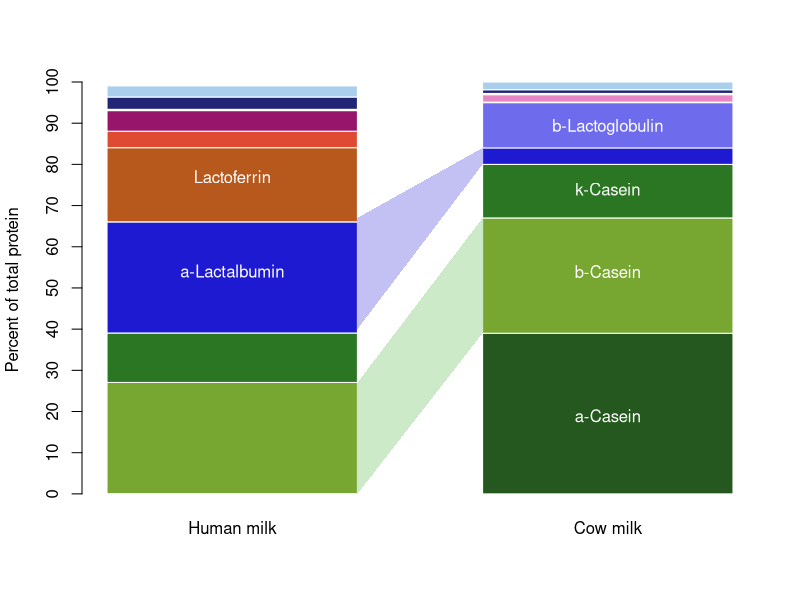
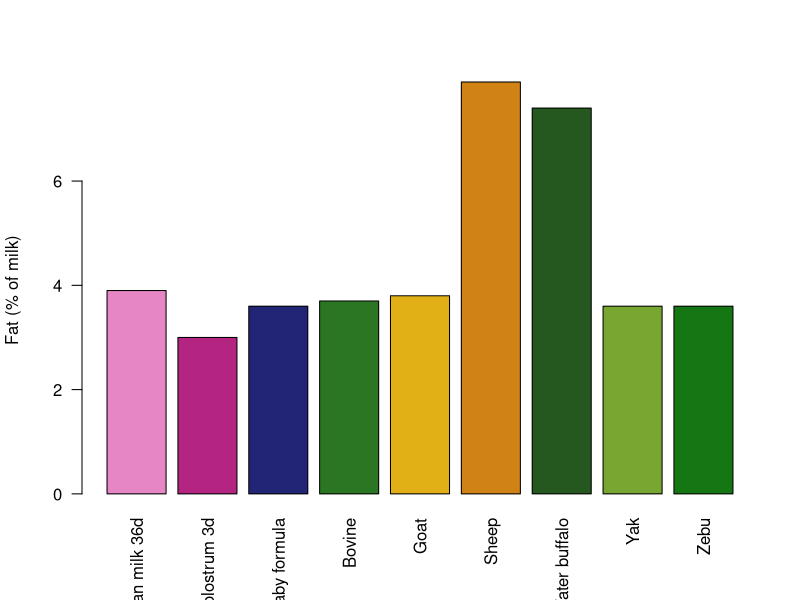
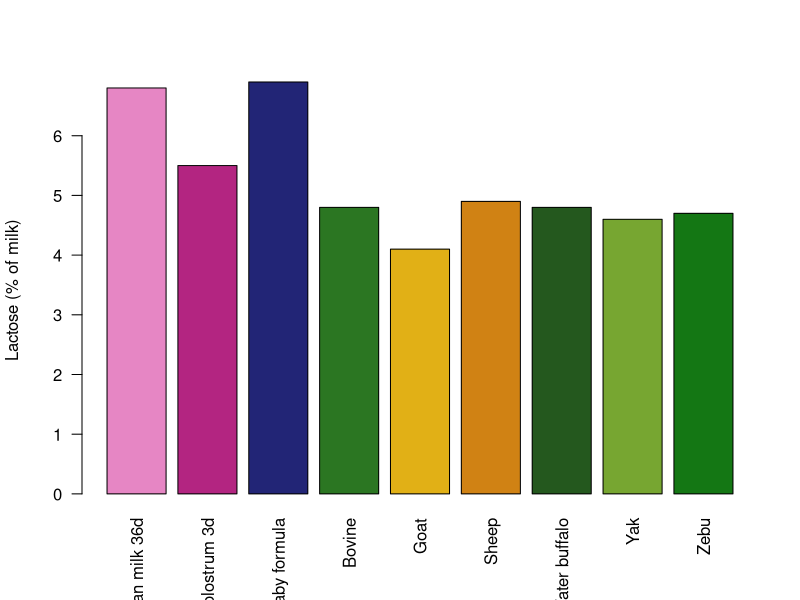
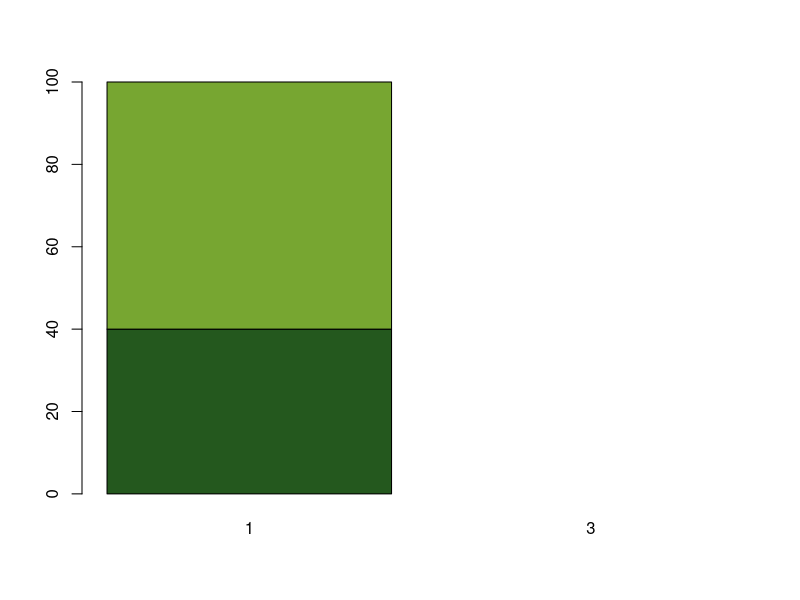
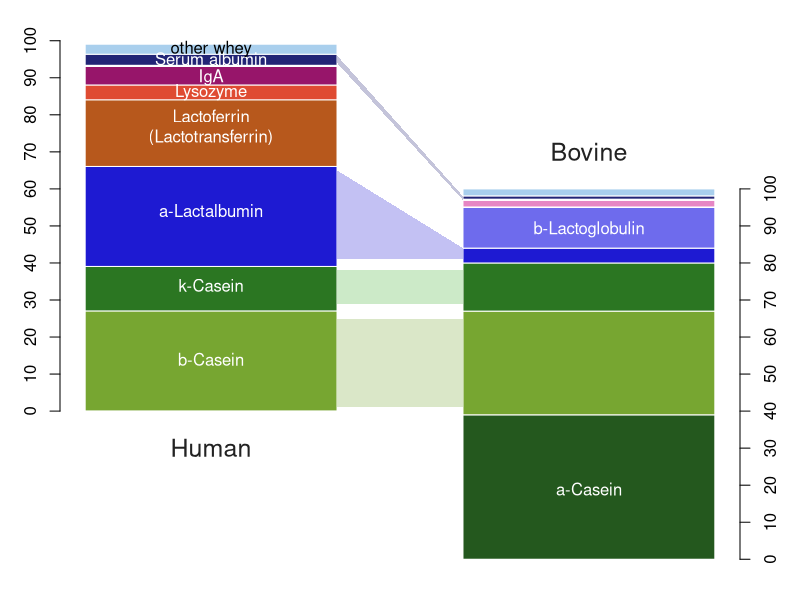
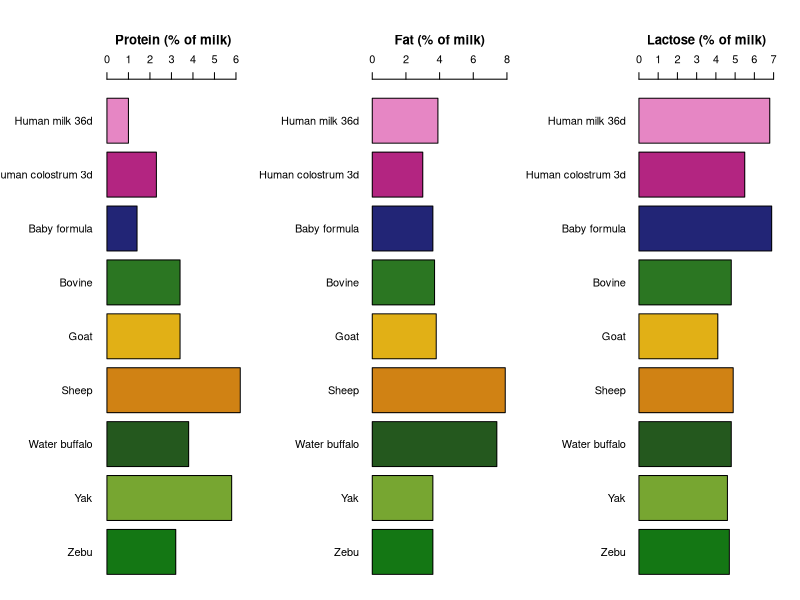
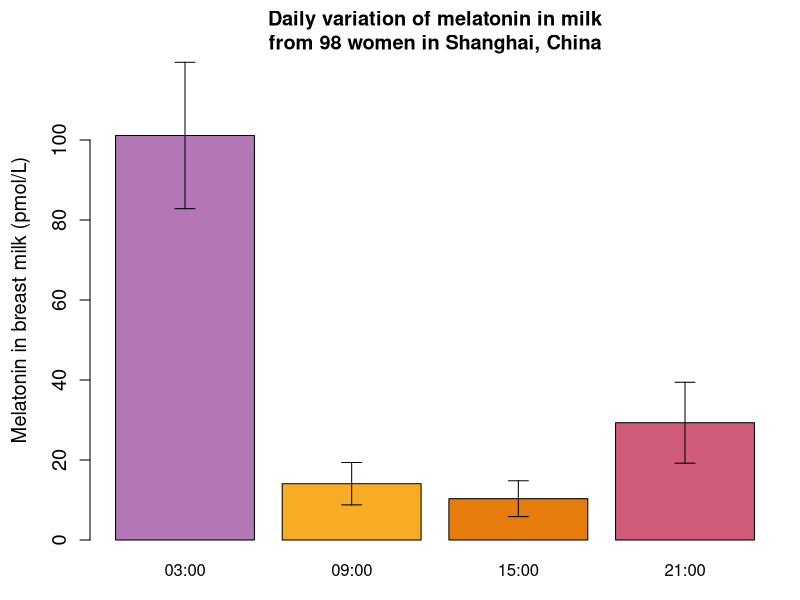
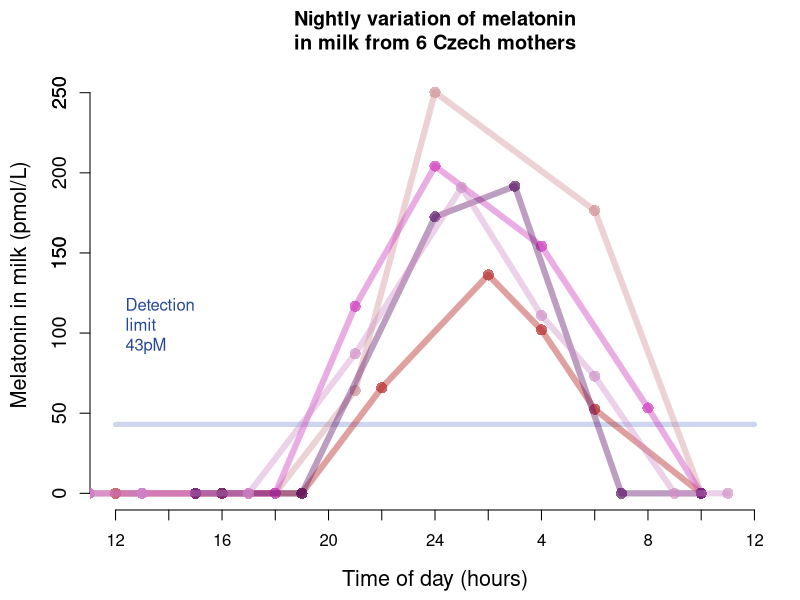

R code for these plots, in order:
# analysis of milk protein composition

# data from
# Jensen et al (1990) Lipids of Bovine and Human Milks: A Comparison. J Dairy Sci 73:223-240. REVIEW
# https://pubmed.ncbi.nlm.nih.gov/2184172/

# Pereira et al (2013) Composition of breast milk of lactating adolescents in function of time of lactation
# https://pubmed.ncbi.nlm.nih.gov/24506376/

# Andreas et al (2015) Human breast milk: A review on its composition and bioactivity. REVIEW
# https://pubmed.ncbi.nlm.nih.gov/26375355/

# Rio-Aige et al (2023) Breast milk immune composition varies during the transition stage of lactation: characterization of immunotypes in the MAMI cohort
# https://pmc.ncbi.nlm.nih.gov/articles/PMC10702228/

# Karcz et Krolak-Olejnik (2021) Vegan or vegetarian diet and breast milk composition - a systematic review
# https://pubmed.ncbi.nlm.nih.gov/32319307/

# Martin et al (2016) Review of Infant Feeding: Key Features of Breast Milk and Infant Formula
# https://pmc.ncbi.nlm.nih.gov/articles/PMC4882692/

milk_data_text = "Milk	Protein_pct	Casein_pct_of_protein	a-casein	b-casein	k-casein	Whey_pct_of_protein	a-Lactalbumin	b-Lactoglobulin	Lactotransferrin	Lysozyme	IgA	IgG	IgM	Serum_albumin	Fat	Lactose	Total_solids	Ash	Kilocalories
Human milk 36d	1.0	40	0.06	27	12	60	27	0	18	4	5	0.1	0.2	3	3.9	6.8	12.1	0.2	72
Human colostrum 3d	2.3	NA	NA	NA	NA	NA	NA	NA	NA	NA	NA	NA	NA	NA	3	5.5	NA	NA	58
Baby formula	1.4	NA	NA	NA	NA	NA	NA	NA	NA	NA	NA	NA	NA	NA	3.6	6.9	NA	NA	66
Bovine	3.4	80	39	28	13	20	4	11	0.01	0.01	0.1	1.8	0.3	0.9	3.7	4.8	12.7	0.7	75
Goat	3.4	NA	NA	NA	NA	NA	NA	NA	NA	NA	NA	NA	NA	NA	3.8	4.1	NA	NA	NA
Sheep	6.2	NA	NA	NA	NA	NA	NA	NA	NA	NA	NA	NA	NA	NA	7.9	4.9	NA	NA	NA
Water buffalo	3.8	NA	NA	NA	NA	NA	NA	NA	NA	NA	NA	NA	NA	NA	7.4	4.8	NA	NA	NA
Yak	5.8	NA	NA	NA	NA	NA	NA	NA	NA	NA	NA	NA	NA	NA	3.6	4.6	NA	NA	NA
Zebu	3.2	NA	NA	NA	NA	NA	NA	NA	NA	NA	NA	NA	NA	NA	3.6	4.7	NA	NA	NA"


milk_data = read.table( text=milk_data_text, header=TRUE, sep="\t")
#milk_data.m = matrix(unlist(strsplit(milk_data_text, "\t|\n")),ncol = 17, byrow=TRUE)
#milk_data = as.data.frame( milk_data.m[-1,], col.names = milk_data.m[1,] )
human_v_cow_only = milk_data[c(1,4),]

names(milk_data)

proteins_only = cbind( human_v_cow_only[,c(4,5,6)], 
                       human_v_cow_only[,c(8:15)],
                       other_whey=human_v_cow_only$Whey_pct_of_protein - rowSums(human_v_cow_only[,c(8:15)]) )

#  [1] "Milk"                  "Protein_pct"           "Casein_pct_of_protein" "a.casein"              "b.casein"             
#  [6] "k.casein"              "Whey_pct_of_protein"   "a.Lactalbumin"         "b.Lactoglobulin"       "Lactotransferrin"     
# [11] "Lysozyme"              "IgA"                   "IgG"                   "IgM"                   "Serum_albumin"

prot_type_colors = c( "#24581eff", "#77a631ff", "#2b7622ff", #"#bbeb9fff", 
                      "#1e1ad2ff", "#6e6bedff",
                      "#b7581cff", "#df4b32ff", "#97156aff", "#e686c4ff", "#f9d3ecff", "#222576ff", "#a9cfedff" )
b = barplot( t(as.matrix( proteins_only )) , names.arg=c("Human milk", "Cow milk") , 
         ylab="Percent of total protein", col=prot_type_colors , border = "white",
         space = 0.5 , axes=FALSE )
axis(2, at=seq(0,100,10))
text( c(b[2],b[2],b[2],b[1],b[1],b[2]) , c(19,54,74,54,77,89), 
      c("a-Casein","b-Casein","k-Casein","a-Lactalbumin", "Lactoferrin","b-Lactoglobulin"), col="white")
polygon( x=c(1.5,2,2,1.5), y=c(0,39,67,27), border = NA, col="#40b03344" )
polygon( x=c(1.5,2,2,1.5), y=c(40,80,84,67), border = NA, col="#1e1ad244" )

y1 = c(0,cumsum(as.numeric(proteins_only[1,])))
y2 = c(0,cumsum(as.numeric(proteins_only[2,])))
pdf(file="~/git/misc-analyses/milk_composition/images/milk_protein_comparison_v1.pdf", height=8, width=6, title="Protein composition of human and bovine milks")
#png(file="~/git/misc-analyses/milk_composition/images/milk_protein_comparison_v1.png", height=720, width=540, res = 90 )
par(mar=c(1,3,1,3))
plot(0,0,type='n', xlim=c(0,5), ylim=c(0,140), axes=FALSE , xlab="", ylab="")
rect(rep(0,length(prot_type_colors)), y1[1:12]+40, rep(2,length(prot_type_colors)), y1[2:13]+40, 
     col=prot_type_colors, border = "white" )
rect(rep(3,length(prot_type_colors)), y2[1:12], rep(5,length(prot_type_colors)), y2[2:13] , 
     col=prot_type_colors, border = "white" )
polygon( x=c(2,3,3,2), y=c(1+40,41,65,25+40), border = NA, col="#77a63144" )
polygon( x=c(2,3,3,2), y=c(29+40,69,78,38+40), border = NA, col="#40b03344" )
polygon( x=c(2,3,3,2), y=c(41+40,81,84,65+40), border = NA, col="#1e1ad244" )
polygon( x=c(2,3,3,2), y=c(94+40,97,98,96+40), border = NA, col="#22257644" )
text( c(4,1,1,1,1,4,1,1,1) , c(19,54,74,54+40,77+40,89,86+40,90+40,95+40), 
      c("a-Casein","b-Casein","k-Casein",
        "a-Lactalbumin", "Lactoferrin\n(Lactotransferrin)","b-Lactoglobulin",
        "Lysozyme", "IgA", "Serum albumin"), col="white")
text( c(1) , c(97.7+40), 
      c("other whey"), col="black")
axis(2, at=seq(40,140,10), labels=seq(0,100,10) )
axis(4, at=seq(0,100,10), labels=seq(0,100,10) )
text( c(1,4) , c(30,110), c("Human", "Bovine"), col="#222222", cex=1.5)
dev.off()






milk_type_colors = c( "#e686c4ff", "#b32581ff", "#222576ff",
                      "#2b7622ff","#e1b016ff","#d08214ff", "#24581eff","#77a631ff","#147714ff")
pdf(file="~/git/misc-analyses/milk_composition/images/milk_composition_comparison_v1.pdf", width=10, height=3, title="Bulk composition of human and other milks")
par(mfrow=c(1,3), mar=c(0.5,8,6,2))
barplot( rev(milk_data$Protein_pct) , main="Protein (% of milk)", horiz=TRUE, 
         names.arg = rev(milk_data$Milk), las=2, col= rev(milk_type_colors), axes=FALSE )
axis(3)
barplot( rev(milk_data$Fat) , main="Fat (% of milk)", horiz=TRUE, xlim=c(0,8),
         names.arg = rev(milk_data$Milk), las=2, col= rev(milk_type_colors), axes=FALSE )
axis(3)
barplot( rev(milk_data$Lactose) , main="Lactose (% of milk)", horiz=TRUE, xlim=c(0,7),
         names.arg = rev(milk_data$Milk), las=2, col= rev(milk_type_colors), axes=FALSE )
axis(3)
dev.off()

barplot( milk_data$Fat , ylab="Fat (% of milk)", 
         names.arg = milk_data$Milk, las=2, col=milk_type_colors )
barplot( milk_data$Lactose , ylab="Lactose (% of milk)", 
         names.arg = milk_data$Milk, las=2, col=milk_type_colors )
barplot( t(as.matrix(milk_data[c(1,3),c(3,7)] )) , col=prot_type_colors  )


################################################################################
################################################################################



# Qin et al 2019 Variations in melatonin levels in preterm and term human breast milk during the first month after delivery
# https://pmc.ncbi.nlm.nih.gov/articles/PMC6884443/
qin2019_data_text = "Time_point	Breast_milk_pg_mL	Breast_milk_pg_mL_var
03:00	23.49	4.25
09:00	3.27	1.23
15:00	2.40	1.04
21:00	6.81	2.35"
qin2019_data = read.table(text=qin2019_data_text, header=TRUE, sep="\t")


#pdf(file="~/git/misc-analyses/milk_composition/images/qin2019_melatonin_in_milk.pdf", width=4, height=4, title="Melatonin in breast milk")
png(file="~/git/misc-analyses/milk_composition/images/qin2019_melatonin_in_milk.png", width=360, height=360, res=90 )
par(mar=c(3,4.5,3,1))
b = barplot(qin2019_data$Breast_milk_pg_mL* 1000 / 232.281, ylim=c(0,120), axes=FALSE,
        names.arg=qin2019_data$Time_point , ylab="Melatonin in breast milk (pmol/L)", 
        main="Daily variation of melatonin in milk\nfrom 98 women in Shanghai, China", 
        col=c("#b376b6ff", "#f6ac24ff", "#e57c0cff", "#d05c7aff" ), cex.lab=1.2)
axis(2,at=seq(0,100,20), cex.axis=1.2)
#points(b, qin2019_data$Breast_milk_pg_mL* 1000 / 232.281, lwd=2, pch=1)
arrows(x0 = b, y0 = qin2019_data$Breast_milk_pg_mL* 1000 / 232.281, lwd=1, length = 0.1,
       x1 = b, y1=qin2019_data$Breast_milk_pg_mL* 1000 / 232.281+qin2019_data$Breast_milk_pg_mL_var* 1000 / 232.281, angle = 90)
arrows(x0 = b, y0 = qin2019_data$Breast_milk_pg_mL* 1000 / 232.281, lwd=1, length = 0.1,
       x1 = b, y1=qin2019_data$Breast_milk_pg_mL* 1000 / 232.281-qin2019_data$Breast_milk_pg_mL_var* 1000 / 232.281, angle = 90)
dev.off()

qin2019_data$Breast_milk_pg_mL * 1000 / 232.281 # =pM
# 23pg/mL = 23ng/L / 232g/mol = 0.101nM = 101pM
# this is 1000x lower than the 100nM concentrations used by:
# Honorio-Franca 2013 Human colostrum melatonin exhibits a day-night variation and modulates the activity of colostral phagocytes
# https://doi.org/10.2478/v10136-012-0039-2
# "were incubated with with 10 ul of Phorbol Myristate Acetate (PMA final concentration at 10 –7M) or 
# ...50 ul of melatonifinal concentration at 10-7M"


# Illnerova (1993) Melatonin rhythm in human milk. J Clin Endocrinol Metab
# https://pubmed.ncbi.nlm.nih.gov/8370707/
# https://doi.org/10.1210/jcem.77.3.8370707
illnerova_summary_text = "Melatonin_Source	Day_less_than_43_pM	Night_pM	Night_var_pM
Serum	0	280	34
Milk	0	99	26"
illnerova_summary = read.table(text=illnerova_summary_text, header=TRUE, sep="\t")

illnerova_data_text = "time_hrs	mother_A_milk_pM	mother_B_milk_pM	mother_C_milk_pM	mother_D_milk_pM	mother_E_milk_pM	mother_F_milk_pM
11	NA	3.9	4.2	NA	6.3	NA
12	6.4	NA	NA	NA	NA	NA
13	NA	NA	5.0	NA	6.3	8.4
15	NA	3.9	4.2	7.5	NA	NA
16	4.7	NA	NA	5.0	NA	NA
17	NA	NA	4.2	NA	8.0	9.2
18	NA	3.9	5.0	NA	NA	NA
19	5.6	NA	NA	6.7	NA	8.4
21	NA	64.2	116.7	NA	87.1	NA
22	65.9	NA	NA	NA	NA	NA
24	NA	250.3	204.2	172.5		94.8
25	NA	NA	NA	NA	190.9	NA
26	136.3	NA	NA	NA	NA	NA
27	NA	NA	NA	191.7	NA	NA
28	102.0	NA	154.2		111.0	NA
29	NA	NA	NA	NA	NA	121.7
30	52.5	176.5	NA	NA	73.1	NA
31	NA	NA	NA	5.8	NA	NA
32	NA	NA	53.3		NA	8.4
33	NA	NA	NA	NA	7.1	NA
34	3.1	2.2	5.0	5.0	NA	NA
35	NA	NA	NA	NA	7.1	7.6"
illnerova_data = read.table(text=illnerova_data_text, header=TRUE, sep="\t")
mother_color_set = c("#540005ff", "#b5272fff", "#cf8f93ff", "#cc32baff", "#580e62ff", "#cf8fc6ff")


#pdf(file="~/git/misc-analyses/milk_composition/images/illnerova1993_melatonin_in_milk.pdf", width=4, height=4, title="Data from Illnerova et al 1993")
png(file="~/git/misc-analyses/milk_composition/images/illnerova1993_melatonin_in_milk.png", width=360, height=360, res=90)
par(mar=c(4.5,4.5,3,1))
plot(illnerova_data$time_hrs, illnerova_data$mother_B_milk_pM , type='n', 
     axes=FALSE, xlim=c(12,36), ylim=c(0,260), main="Nightly variation of melatonin\nin milk from 6 Czech mothers",
     xlab="Time of day (hours)", ylab="Melatonin in milk (pmol/L)", cex.lab=1.3 )
axis(1, at=seq(12,36,2), labels=NA)
axis(1, at=seq(12,36,4), labels=c(12,16,20,24,4,8,12), tick = FALSE)
axis(2, cex.axis=1.2 )
axis(2, at=c(150,250), tick=FALSE, cex.axis=1.2 )
segments(12,43,36,43,col="#4567c044", lwd=5)
text(12,100,"Detection\nlimit\n43pM", col="#284897ff", pos=4 )
for (i in 2:7){
  milk_time = illnerova_data$time_hrs[which(!is.na(illnerova_data[,i]))]
  milk_melatonin = illnerova_data[,i][which(!is.na(illnerova_data[,i]))]
  lines(milk_time, ifelse(milk_melatonin<43,0,milk_melatonin), col=gsub("ff","66",mother_color_set[i]), lwd=6 )
  points(milk_time, ifelse(milk_melatonin<43,0,milk_melatonin), col=gsub("ff","aa",mother_color_set[i]), pch=16, cex=1.5 )
}
dev.off()

# Cubero (2005) The circadian rhythm of tryptophan in breast milk affects the rhythms of 6-sulfatoxymelatonin and sleep in newborn
# https://pubmed.ncbi.nlm.nih.gov/16380706/
# https://www.researchgate.net/publication/7390109_The_circadian_rhythm_of_tryptophan_in_breast_milk_affects_the_rhythms_of_6-sulfatoxymelatonin_and_sleep_in_newborn
cubero2006_data_text = "Time	Tryptophan_uM	Urinary_6-sulfatoxymelatonin_breast_fed_ng_mL	Urinary_6-sulfatoxymelatonin_mothers_ng_mL	Urinary_6-sulfatoxymelatonin_formula_fed_ng_mL
4	NA	NA	NA	10.39
7	83.89	12.04	6.90	7.70
8	54.63	19.90	4.83	NA
9	71.30	21.43	16.21	13.58
10	NA	22.86	49.89	NA
11	67.04	13.88	42.99	NA
12	61.85	9.80	26.44	NA
13	56.67		9.43	NA
14	NA		31.03	16.96
15	50.56	2.09	20.69	NA
16	55.37	3.27	10.00	16.42
17	52.96	NA	5.40	2.60
18	50.00	NA	0.92	6.52
19	70.00	3.83	4.25	3.82
20	71.11	2.19	3.68	NA
21	71.85	5.56	3.10	NA
22	70.37	9.03	0.80	NA
23	68.70	NA	NA	NA"
cubero2006_data = read.table(text=cubero2006_data_text, header=TRUE, sep="\t")

pdf(file="~/git/misc-analyses/milk_composition/images/cubero2006_tryptophan_in_milk.pdf", width=4, height=4, title="Tryptophan in breast milk - Data from Cubero et al 2006")
#png(file="~/git/misc-analyses/milk_composition/images/cubero2006_tryptophan_in_milk.png", width=360, height=360, res=90)
par(mar=c(4.5,4.5,3,1))
plot( cubero2006_data$Time, cubero2006_data$Tryptophan_uM , xlim=c(0,24), ylim=c(0,90),
      xlab="Time of day (hours)", ylab="Tryptophan in mother's milk (umol/L)", 
      main="Tryptophan in breast milk\nfrom 15 women in Spain",
      pch=21, cex=2, bg="#FF5F50aa" , axes=FALSE , frame.plot = TRUE, cex.lab=1.2 )
axis(1, at=c(0:24), labels=FALSE )
axis(1, at=seq(0,24,3), labels=seq(0,24,3), tick = FALSE )
axis(2, cex.axis=1.2 )
trp_fit = 67.95 + 13.12 * sin (0.26 * seq(0,24,0.1) + 0.76) # formula copied from text
lines(seq(0,24,0.1), trp_fit, col="#FF7F5066", lwd=6 )
text(2,20,"Sinsoidal fitted curve from\nCubero et al 2006", pos=4, col="#541600ff")
segments(3,30,3,80, col="#541600ff")
dev.off()

aggregate( na.omit(cubero2006_data$Urinary_6.sulfatoxymelatonin_mothers_ng_mL), by=list( morning=ifelse( cubero2006_data$Time <= 12, 1, 2 )[2:17] ), FUN=mean, na.action = na.omit )

cubero2006_data$Urinary_6.sulfatoxymelatonin_mothers_ng_mL
list( morning=ifelse( cubero2006_data$Time <= 12, 1, 2 ) )
length(ifelse( cubero2006_data$Time <= 12, 1, 2 ))


pdf(file="~/git/misc-analyses/milk_composition/images/cubero2006_melatonin_in_urine.pdf", width=4, height=4, title="Urinary 6-sulfatoxymelatonin in mothers and babies - Data from Cubero et al 2006")
#png(file="~/git/misc-analyses/milk_composition/images/cubero2006_melatonin_in_urine.png", width=360, height=360, res=90)
par(mar=c(4.5,4.5,3,1))
plot( cubero2006_data$Time, cubero2006_data$Urinary_6.sulfatoxymelatonin_mothers_ng_mL* 1000 / 328.34 , xlim=c(0,24), ylim=c(0,200),
      xlab="Time (hours)", ylab="Urinary 6-sulfatoxymelatonin (nmol/L)", 
      main="6-sulfatoxymelatonin in urine\nfrom 16 women and babies in Spain",
      pch=21, cex=3, bg="#FF7F50aa" , axes=FALSE , frame.plot = TRUE, cex.lab=1.2 )
axis(1, at=c(0:24), labels=FALSE )
axis(1, at=seq(0,24,3), labels=seq(0,24,3), tick = FALSE )
axis(2, cex.axis=1.2 )
points( cubero2006_data$Time, cubero2006_data$Urinary_6.sulfatoxymelatonin_breast_fed_ng_mL * 1000 / 328.34,
        pch=24, cex=2, bg="#8B0000aa" )
points( cubero2006_data$Time, cubero2006_data$Urinary_6.sulfatoxymelatonin_formula_fed_ng_mL* 1000 / 328.34,
        pch=24, cex=2, bg="#00008Baa" )
lines(seq(0,24,0.1), ( 11.44 + 8.97 * sin(0.26 * seq(0,24,0.1) - 0.05))* 1000 / 328.34, col="#8B000066", lwd=6 ) # formula copied from text
lines(seq(0,24,0.1), ( 9.72 + 16.44 * sin(0.26 * seq(0,24,0.1) - 1.44))* 1000 / 328.34, col="#FF7F5066", lwd=6 ) # formula copied from text
lines(seq(0,24,0.1), ( 9.82 + 8.28 * sin(0.26 * seq(0,24,0.1) - 1.52))* 1000 / 328.34, col="#00008B66", lwd=6 ) # formula copied from text
legend("topright", legend=c("Maternal", "Breast-fed", "Formula-fed"), col=c("#FF7F50aa","#8B0000aa","#00008Baa"), pch=c(16,17,17), pt.cex=2 )
dev.off()

# https://pubchem.ncbi.nlm.nih.gov/compound/6-sulfatoxymelatonin
cubero2006_data$Urinary_6.sulfatoxymelatonin_mothers_ng_mL * 1000 / 328.34


colorRampPalette("darkblue")(1)


################################################################################


# Savino 2010 Lactobacillus reuteri DSM 17938 in infantile colic: a randomized, double-blind, placebo-controlled trial
# https://pubmed.ncbi.nlm.nih.gov/20713478/
# TABLE 2 Crying Time in the L reuteri and Placebo Groups
savino2010_data_text = "day_of_study	L_reuteri_crying_min_day	L_reuteri_crying_min_day_IQR	Placebo_crying_min_day	Placebo_crying_min_day_IQR	p_value_mannwhitney
0	370	120	300	150	0.127
7	95	85	185	149	0.082
14	60	70	150	145	0.099
21	35	85	90	148	0.022"
savino2010_data = read.table(text=savino2010_data_text, header=TRUE, sep="\t")

pdf(file="~/git/misc-analyses/milk_composition/images/savino2010_probiotic_infant_colic.pdf", width=5, height=5, title="Crying Time in the L reuteri and Placebo Groups")
#png(file="~/git/misc-analyses/milk_composition/images/savino2010_probiotic_infant_colic.png", width=450, height=450, res=90)
par(mar=c(4.5,4.5,3,1))
plot( savino2010_data$day_of_study, savino2010_data$L_reuteri_crying_min_day, type="n", ylim=c(0,500),
      ylab="Crying time (minutes/day)", xlab="Day of study", main="Reduction in Crying Time\nin the L.reuteri and Placebo Groups",
      axes=FALSE , cex.lab=1.3)
axis(2)
axis(1, at=seq(0,21,7), cex.axis=1.3)
polygon( c( savino2010_data$day_of_study,rev(savino2010_data$day_of_study)),
         c(savino2010_data$L_reuteri_crying_min_day+savino2010_data$L_reuteri_crying_min_day_IQR/2,
           rev(savino2010_data$L_reuteri_crying_min_day-savino2010_data$L_reuteri_crying_min_day_IQR/2) ),
         col="#FF5F5088", border = NA )
lines( savino2010_data$day_of_study, savino2010_data$L_reuteri_crying_min_day, 
       lwd=2, col="#FF5F50aa")
points( savino2010_data$day_of_study, savino2010_data$L_reuteri_crying_min_day, 
        pch=16, cex=3, col="#f21600aa")
polygon( c( savino2010_data$day_of_study,rev(savino2010_data$day_of_study)),
         c(savino2010_data$Placebo_crying_min_day+savino2010_data$Placebo_crying_min_day_IQR/2,
           rev(savino2010_data$Placebo_crying_min_day-savino2010_data$Placebo_crying_min_day_IQR/2) ),
         col="#99999988", border = NA )
lines( savino2010_data$day_of_study, savino2010_data$Placebo_crying_min_day, 
       lwd=2, col="#999999aa")
points( savino2010_data$day_of_study, savino2010_data$Placebo_crying_min_day, 
        pch=16, cex=3, col="#333333aa")
legend("topright", legend=c("Probiotic (25)","Placebo (21)"), col=c("#FF5F50ff","#999999ff"), pch=16, pt.cex = 2, cex=1.2)
dev.off()


#
